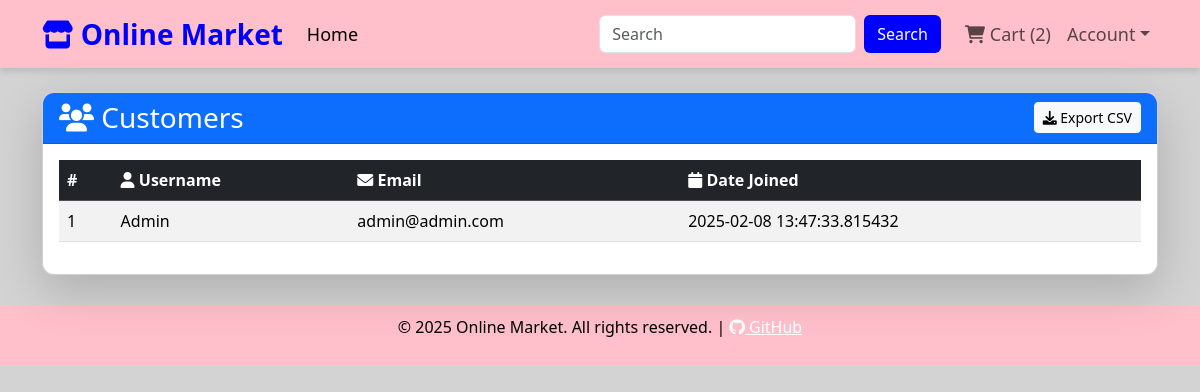
Page /customers on the committed database.
### app/models.py (models this page shows, shortened)
class Customer(db.Model, UserMixin):
    id = db.Column(db.Integer, primary_key=True)
    email = db.Column(db.String(100), unique=True)
    username = db.Column(db.String(100), unique=True)
    password_hash = db.Column(db.String(150))
    date_joined = db.Column(db.DateTime(), default=datetime.utcnow)
    profile_picture = db.Column(db.String(300), default='static/profile_pics/default.png')
    cart_items = db.relationship('Cart', backref='customer', lazy=True)
    orders = db.relationship('Order', backref='customer', lazy=True)
    @property
    def password(self):
        raise AttributeError('Password is not a readable Attribute')

### app/views.py (the view)
@views.route('/customers')
def customers():
    customers = Customer.query.all()  # Fetch all customers from the database
    return render_template('customers.html', customers=customers)

### app/templates/customers.html (shortened to what this page needs)
{% extends 'base.html' %}
{% block body %}
<div class="container mt-4">
    <div class="card shadow-lg">
        <div class="card-header bg-primary text-white d-flex justify-content-between align-items-center">
            <h3 class="mb-0"><i class="fa-solid fa-users"></i> Customers</h3>
            <button class="btn btn-light btn-sm">
                <i class="fa-solid fa-download"></i> Export CSV
            </button>
        </div>
        <div class="card-body">
            <div class="table-responsive">
                <table class="table table-striped table-hover">
                    <thead class="table-dark">
                        <tr>
                            <th scope="col">#</th>
                            <th scope="col"><i class="fa-solid fa-user"></i> Username</th>
                            <th scope="col"><i class="fa-solid fa-envelope"></i> Email</th>
                            <th scope="col"><i class="fa-solid fa-calendar"></i> Date Joined</th>
                        </tr>
                    </thead>
                    <tbody>
                        {% for customer in customers %}
                        <tr>
                            <td>{{ customer.id }}</td>
                            <td>{{ customer.username }}</td>
                            <td>{{ customer.email }}</td>
                            <td>{{ customer.date_joined }}</td>
                        </tr>
                        {% endfor %}
                    </tbody>
                </table>
            </div>
        </div>
    </div>
</div>
{% endblock %}

### app/templates/base.html (style rules this page uses)
body { background-color: lightgray; }

### app/templates/customers.html (style rules this page uses)
.card { border-radius: 12px; overflow: hidden; transition: 0.3s ease-in-out; }
.btn-light { transition: all 0.3s ease-in-out; }

### rows in the picture
Customer: id "1", username "Admin", email "admin@admin.com", date_joined "2025-02-08 13:47:33.815432"
